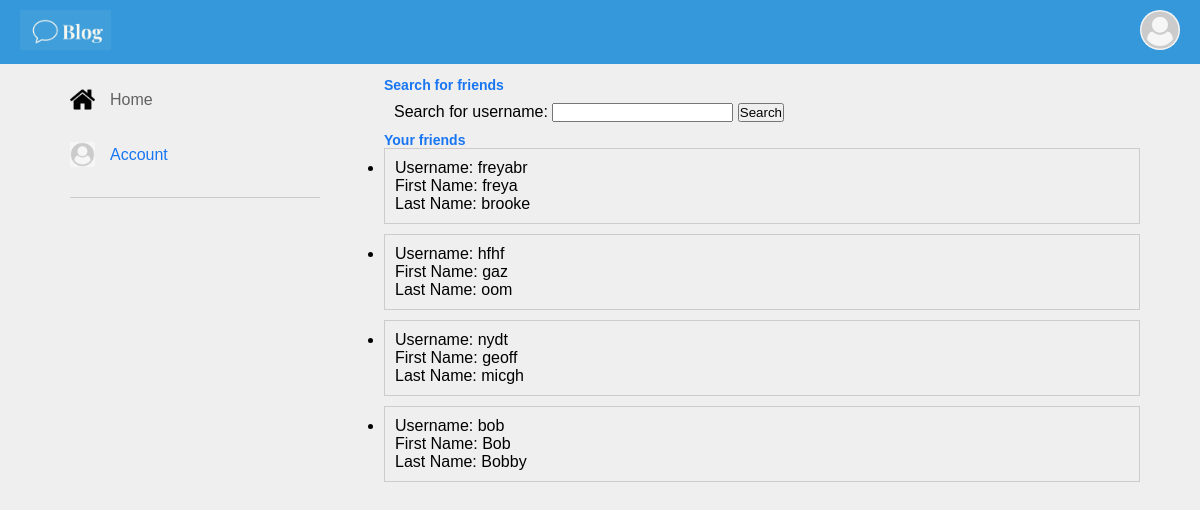
Before: /friends.php (signed in) with the older database file.
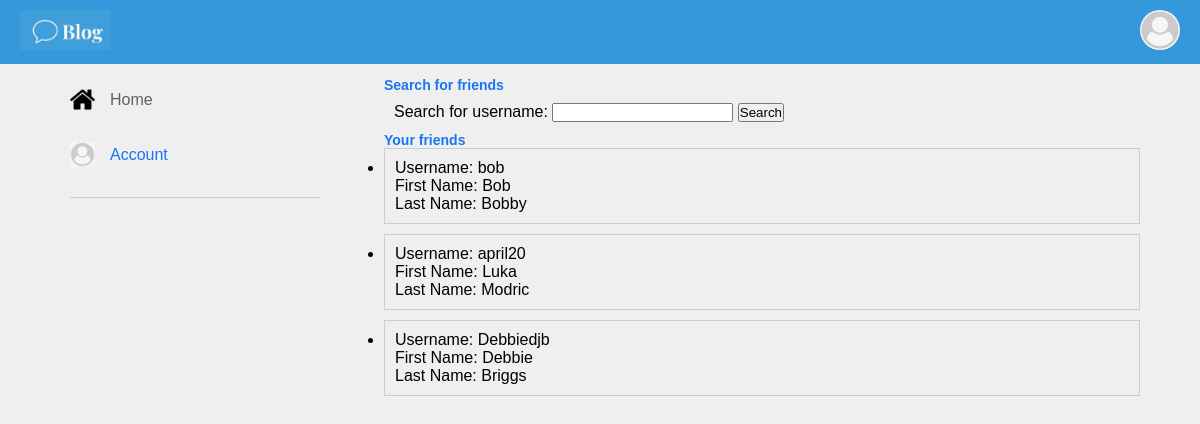
After: the same page with the newer database file.
### tables this page shows
CREATE TABLE "User" (
	"ID"	INTEGER NOT NULL,
	"member_username"	TEXT NOT NULL,
	"member_firstname"	TEXT NOT NULL,
	"member_lastname"	TEXT NOT NULL,
	"member_password"	TEXT NOT NULL,
	"member_email"	TEXT,
	"member_phone"	TEXT,
	PRIMARY KEY("ID" AUTOINCREMENT)
);

### phpfunctions/getfriends.php (called while the page is built, shortened)
<?php
include"db_connect.php";
$userID = $_SESSION['user_id'];
$query = "SELECT U.member_username, U.member_firstname, U.member_lastname
          FROM Friend F
          JOIN User U ON F.user2_id = U.ID
          WHERE F.user1_id = :userID";
$stmt = $db->prepare($query);
$stmt->bindValue(':userID', $userID, SQLITE3_INTEGER);
$result = $stmt->execute();
$friends = [];
while ($row = $result->fetchArray(SQLITE3_ASSOC)) {
    $friends[] = $row;
}
?>

### friends.php (the view, shortened to what this page needs)
<?php
require_once"phpfunctions/getfriends.php";
?>
<!DOCTYPE html>
<html>
<head>
    <link rel="stylesheet" href="css/style.css">
</head>
<body>
   <?php include 'navbar.php'; ?>
<div class="container">
        <div class="left-sidebar">
            <div class="imp-links">
                 <a href="try2.php"><img src="images/home.png"> Home</a>
                 <a href="account.php"><img src="images/User-image.png"> Account</a>
            </div>
        </div>
        <div class="main-content">
            <h2>Search for friends</h2>
            <div id="tryandsearch"
            <form action="phpfunctions/searchresults.php" method="GET" id="searchform">
    <label for="search_username">Search for username:</label>
    <input type="text" id="search_username" name="search_username" required>
    <button type="submit">Search</button>
</div>
  <h2>Your friends</h2>
<div id="friends.list">
<?php
if (!empty($friends)) {
    echo '<ul>';
    foreach ($friends as $friend) {
        echo '<li>';
        echo 'Username: ' . htmlspecialchars($friend['member_username']) . '<br>';
        echo 'First Name: ' . htmlspecialchars($friend['member_firstname']) . '<br>';
        echo 'Last Name: ' . htmlspecialchars($friend['member_lastname']);
        echo '</li>';
    }
    echo '</ul>';
} else {
    echo 'You have no friends.';
}
?>
</div>
</div>
</body>
</html>

Changed rows visible on the page:
no longer on this page (row unchanged): user: member_username "freyabr", member_firstname "freya", member_lastname "brooke"
no longer on this page (row unchanged): user: member_username "hfhf", member_firstname "gaz", member_lastname "oom"
no longer on this page (row unchanged): user: member_username "nydt", member_firstname "geoff", member_lastname "micgh"
added user: member_username "april20", member_firstname "Luka", member_lastname "Modric"
added user: member_username "Debbiedjb", member_firstname "Debbie", member_lastname "Briggs"
